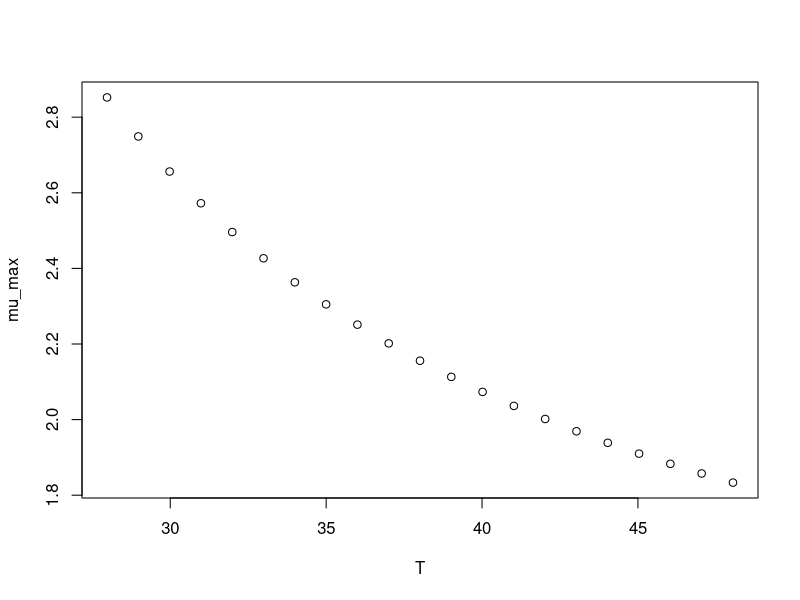

Generate this figure with R:
#############################
# start of Parameter script
#############################
T <- seq(27.972027972028,48.048,length.out=21)
#############################
# end of Parameter script
#############################
############################# 
# start of Model script Gropin ID 1406 
#############################
 
# constant coefficients for this model
 
variables <- data.frame(T)
argumentsPar <- expand.grid(variables)
 
# heart of the model
response_surface <- function(T) {
   mumax <-exp(28.86/(T-0.4372))

return(mumax=mumax)
} 

# output parameters
mumax <- cbind(argumentsPar,response_surface(argumentsPar['T']))
colnames(mumax) <- c(colnames(argumentsPar),'mumax')
#############################
# End of Model script
#############################
############################# 
# start of Visualisation script Gropin ID 1406 
#############################
plot(T,mumax$mumax,
                          xlab='T',
                          ylab='mu_max')
#############################
# End of Visualisation script
#############################
